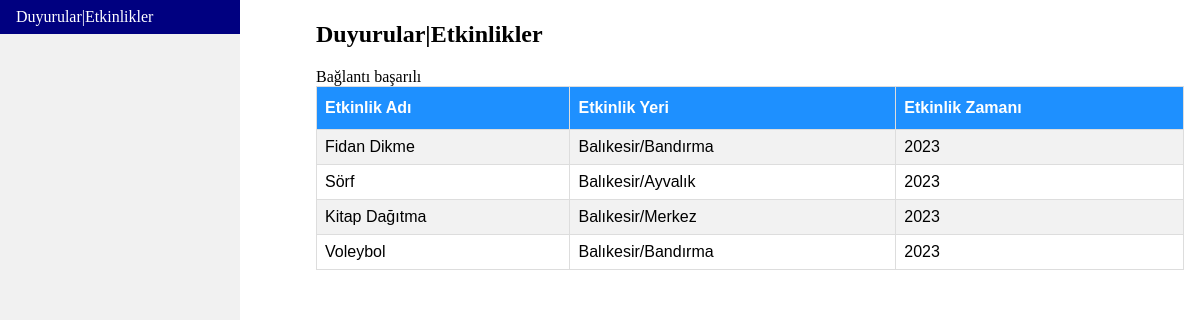
/duyurular.php, run on the app's committed database.
### tables this page shows
CREATE TABLE `duyurular` (
  `etkinlikid` int(30) NOT NULL,
  `etkinlikad` varchar(30) NOT NULL,
  `etkinlikyer` varchar(30) NOT NULL,
  `etkinlikzaman` int(70) NOT NULL
);

### duyurular.php (the view, shortened to what this page needs)
<!DOCTYPE html>
<html>
    <head>
</head>
<head>
<ul>
    <li><a class="active" href="duyurular.php">Duyurular|Etkinlikler</a></li>
</ul>
<div style="margin-left:25%;padding:1px 16px;height:1000px;">
<h2>Duyurular|Etkinlikler</h2>
<table id="people">
  <tr>
    <th>Etkinlik Adı</th>
    <th>Etkinlik Yeri</th>
    <th>Etkinlik Zamanı</th>
  </tr>
</html>
<?php
include("baglanti.php");
$sec="Select * From duyurular";
$sonuc=$baglan->query($sec);
if($sonuc->num_rows>0)
{
    while($cek=$sonuc->fetch_assoc())
    {
        echo "
        <tr>
    <td>".$cek['etkinlikad']."</td>
    <td>".$cek['etkinlikyer']."</td>
    <td>".$cek['etkinlikzaman']."</td>
  </tr>
        ";
    }
}
else
{
    echo "Veritabanında kayıtlı veri bulunamadı";
}
?>
</body>
</html>

### duyurular.php (style rules this page uses)
#people { font-family: Arial, Helvetica, sans-serif; border-collapse: collapse; width: 100%; }
#people td, #people th { border: 1px solid #ddd; padding: 8px; }
#people tr:nth-child(even) { background-color: #f2f2f2; }
#people th { padding-top: 12px; padding-bottom: 12px; text-align: left; background-color: #1e90ff; color: white; }
ul { list-style-type: none; margin: 0; padding: 0; width: 20%; background-color: #f1f1f1; position: fixed; height: 100%; overflow: auto; }
li a { display: block; color: #1c1c1c; padding: 8px 16px; text-decoration: none; }
li a.active { background-color: #000080; color: white; }

### data on the page
duyurular: etkinlikad "Fidan Dikme", etkinlikyer "Balıkesir/Bandırma", etkinlikzaman "2023"
duyurular: etkinlikad "Sörf", etkinlikyer "Balıkesir/Ayvalık", etkinlikzaman "2023"
duyurular: etkinlikad "Kitap Dağıtma", etkinlikyer "Balıkesir/Merkez", etkinlikzaman "2023"
duyurular: etkinlikad "Voleybol", etkinlikyer "Balıkesir/Bandırma", etkinlikzaman "2023"
